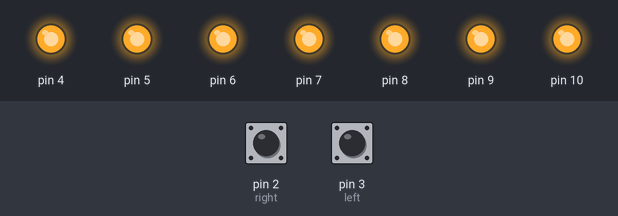
This sketch was run on a simulated Arduino Uno, built with avr-gcc and run on an emulated ATmega328P. Parts: output pins drawn as LEDs (lit = HIGH). The test bench sets the inputs (shaded band); at power-on: pin 2 (right) HIGH, pin 3 (left) HIGH. Random numbers use the default seed unless the sketch sets one.

Above: at 1.2 s.
1.3 s: pin 2 (right) pulled LOW for 0.15 s
At 2.5 s:
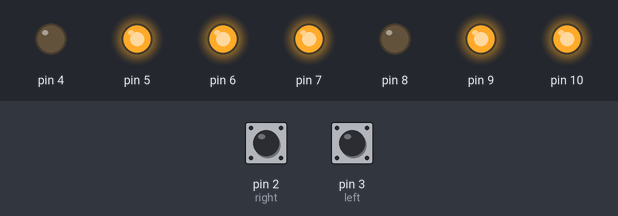
2.9 s: pin 3 (left) pulled LOW for 0.15 s
At 3.8 s:
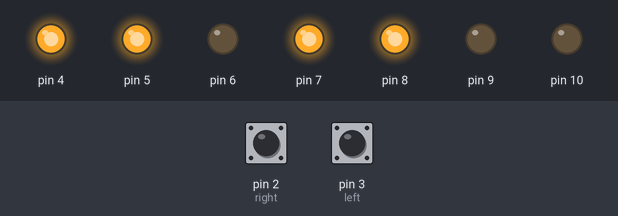
4.5 s: pin 2 (right) pulled LOW for 1 s
At 5.0 s:
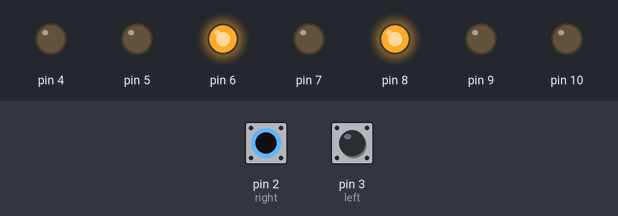
7.0 s: pin 2 (right) pulled LOW for 0.15 s
At 8.1 s:
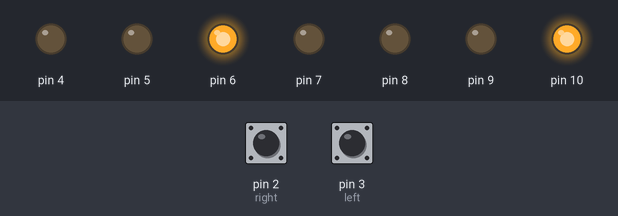
8.6 s: pin 2 (right) pulled LOW for 3.2 s
At 9.3 s:
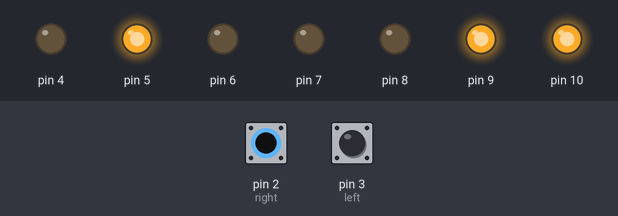
13.3 s: pin 2 (right) pulled LOW for 0.15 s
At 14.1 s:
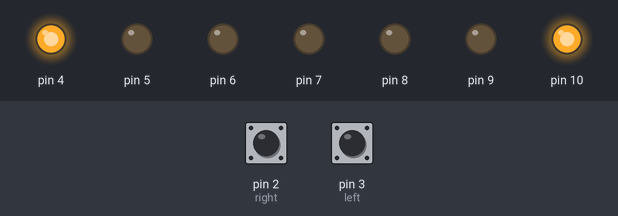
Timing chart, 0 to 15.9 s (numbered marks = the images above; inputs shaded):
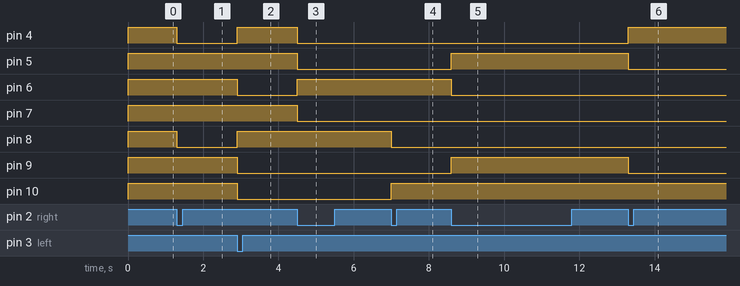

Measured:
- after the input at 1.3 s, pin 4, pin 8: HIGH → LOW at once
- after the input at 2.9 s, pin 4, pin 8: LOW → HIGH at once; pin 6, pin 9, pin 10: HIGH → LOW at once
- after the input at 4.5 s, pin 4, pin 5, pin 7: HIGH → LOW at once; pin 6: LOW → HIGH at once
- after the input at 7.0 s, pin 8: HIGH → LOW at once; pin 10: LOW → HIGH at once
- after the input at 8.6 s, pin 5, pin 9: LOW → HIGH at once; pin 6: HIGH → LOW at once
- after the input at 13.3 s, pin 4: LOW → HIGH at once; pin 5, pin 9: HIGH → LOW at once

The sketch:

lab3.ino
```cpp
int bitNum[10] = {B1110111, B0010001, B1101011, B0111011, B0011101, B0111110, B1111110, B0010011, B1111111, B0111111},
    bitG = B1110110, bitL = B1100100,
    left = 3, right = 2,
    maxdelay = 70,
    now_num = 0;
long rand_num = random(1, 10);
bool is_show_num = 1;
unsigned long timeb1 = 0, timeb2 = 0;

void bitsdisplay(int bits) {
    for (int i=0; i<7; i++)
        digitalWrite(i+4, !bitRead(bits, i));
}
void setup () {
    pinMode(left, INPUT_PULLUP);
    pinMode(right, INPUT_PULLUP);
    for (int i=4; i<=10; i++) {
        pinMode(i, OUTPUT);
        digitalWrite(i, HIGH);
    }
    attachInterrupt(digitalPinToInterrupt(right), right_res, FALLING);
    attachInterrupt(digitalPinToInterrupt(left), left_res, FALLING);
}
void right_res() {
    if (millis()-timeb1 > maxdelay) {
        now_num = (now_num < 9)? now_num+1 : 1;
        bitsdisplay(bitNum[now_num]);
        is_show_num = 1;
    }
    timeb1 = millis();
}
void left_res() {
    if (millis()-timeb2 > maxdelay) {
        if (is_show_num == 1) {
            if (now_num > rand_num)
                bitsdisplay(bitG);
            else if (now_num < rand_num)
                bitsdisplay(bitL);
            else {
                bitsdisplay(bitNum[0]);
                rand_num = random(1, 10);
            }
            is_show_num = 0;
        }
        else {
            bitsdisplay(bitNum[now_num]);
            is_show_num = 1;
        }
    }
    timeb2 = millis();
}
void loop() {
    if (digitalRead(right) == LOW) timeb1 = millis();
    if (digitalRead(left) == LOW) timeb2 = millis();
 }
```
